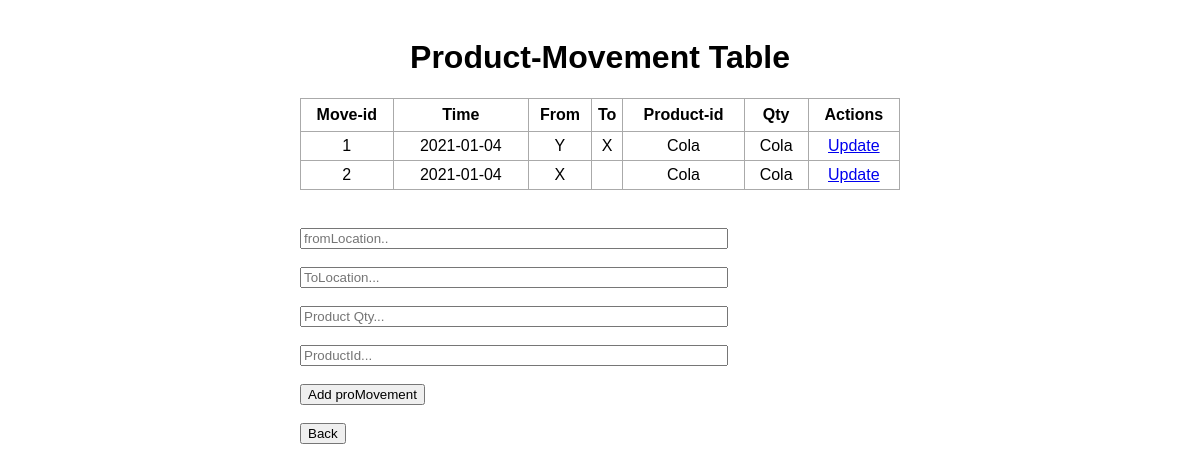
The app's page /proMovement, older data.
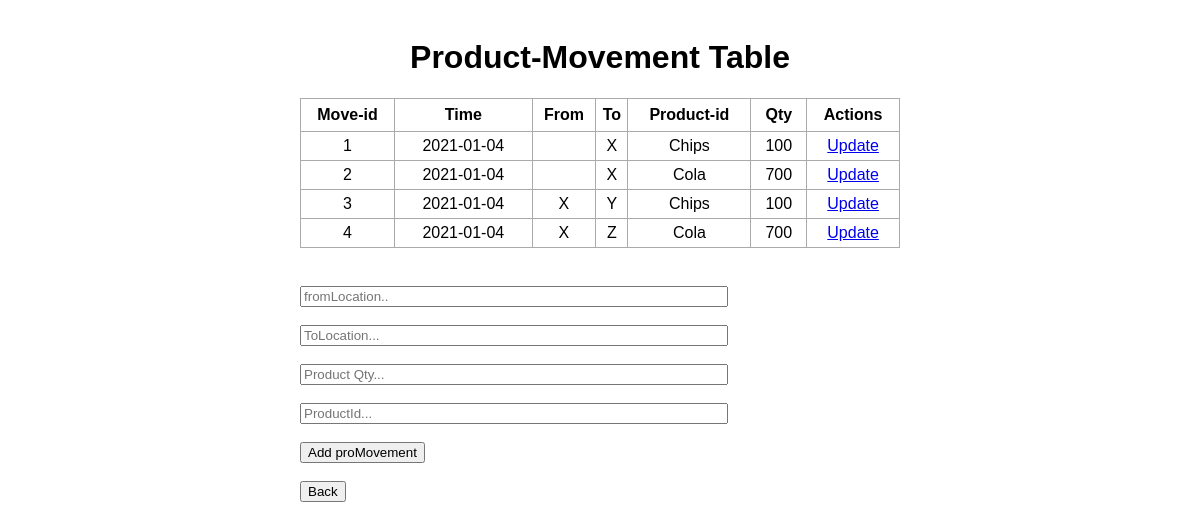
The same page, newer data.
### app.py (models this page shows, shortened)
class ProductMovement(db.Model):
    id = db.Column(db.Integer, primary_key=True)
    timestamp=db.Column(db.DateTime , default=datetime.utcnow)
    from_location=db.Column( db.String(200), db.ForeignKey(Location.loc_id),nullable=True)
    to_location=db.Column( db.String(200), db.ForeignKey(Location.loc_id),nullable=True)
    locationf = db.relationship("Location" , foreign_keys=[from_location])
    locationt = db.relationship("Location" , foreign_keys=[to_location])
    qty=db.Column(db.Integer , nullable=False)
    product_id=db.Column(db.String(200), db.ForeignKey('product.prod_id'),nullable=False)
    product = db.relationship('Product', backref=db.backref('ProductMovement', lazy=True))

### app.py (the view)
@app.route('/proMovement' , methods=['POST' , 'GET'])
def proMovement():
    if request.method == 'POST':
        new_proMovement = ProductMovement(from_location= request.form['from'] , to_location=request.form['to'] ,qty=request.form['pro_qty'] ,product_id=request.form['pro_id']  )
        try:
          db.session.add(new_proMovement)
          db.session.commit()
          return redirect('/proMovement')
        except:
              return 'there was a problem in your added'
    else:
        productsmove = ProductMovement.query.all()
        return render_template('productMovement.html' , productsmove = productsmove)

### templates/productMovement.html (shortened to what this page needs)
{% extends 'base.html' %}
{% block body %}
<div class='div_content' style="width:600px; margin: 0 auto;">
    <br>
    <h1 style="text-align: center">Product-Movement Table </h1>
    {% if productsmove|length < 1 %}
    <h4 style="text-align: center">There are no Products-Movement ! Add One. </h4>
    {% else %}
    <table style="border: 1px solid #aaa; border-collapse: collapse; width: 100%;">
        <tr>
            <th  style="border: 1px solid #aaa; height: 30px;">Move-id</th>
            <th  style="border: 1px solid #aaa; height: 30px;">Time</th>
            <th  style="border: 1px solid #aaa; height: 30px;">From</th>
            <th  style="border: 1px solid #aaa; height: 30px;">To</th>
            <th  style="border: 1px solid #aaa; height: 30px;">Product-id</th>
            <th  style="border: 1px solid #aaa; height: 30px;">Qty</th>
            <th  style="border: 1px solid #aaa; height: 30px;">Actions</th>
        </tr>
        {% for productm in productsmove %}
        <tr>
            <td  style="border: 1px solid #aaa;  text-align: center; padding: 5px;">{{productm.id}}</td>
            <td  style="border: 1px solid #aaa;  text-align: center; padding: 5px;">{{productm.timestamp.date()}}</td>
            <td  style="border: 1px solid #aaa;  text-align: center; padding: 5px;">{{productm.from_location}}</td>
            <td  style="border: 1px solid #aaa;  text-align: center; padding: 5px;">{{productm.to_location}}</td>
            <td  style="border: 1px solid #aaa;  text-align: center; padding: 5px;">{{productm.product_id}}</td>
            <td  style="border: 1px solid #aaa;  text-align: center; padding: 5px;">{{productm.qty}}</td>
            <td  style="border: 1px solid #aaa;  text-align: center; padding: 5px;">
                <a href="/updateMovement/{{productm.id}}">Update</a>
            </td>
        </tr>
        {% endfor%}
    </table>
    {% endif %}
    <br>
    <div class="form" style=" margin-top: 20px;">
    <form action='/proMovement' method="POST">
        <input type="text" name="from" id="from" placeholder="fromLocation.." style="width: 70%;"><br><br>
        <input type="text" name="to" id="to" placeholder="ToLocation..." style="width: 70%;"><br><br>
        <input type="text" name="pro_qty" placeholder="Product Qty..." id="pro_qty" style="width: 70%;"><br><br>
        <input type="text" name="pro_id" placeholder="ProductId..." id="pro_id" style="width: 70%;">
        <br><br>
        <input type="submit" value="Add proMovement">
    </form>
    <br>
    <form action="/" >
        <input type="submit" value="Back">
    </form>
</div>
</div>
{% endblock%}

### templates/base.html (shortened to what this page needs)
<!DOCTYPE html>
<html lang="en">
<head>
    <link rel="stylesheet" href="{{ url_for('static', filename='css/main.css') }}">
</head>
<body>
    {% block body %}{% endblock%}
</body>
</html>

### static/css/main.css (style rules this page uses)
body, html { margin: 0; font-family: sans-serif; }
.div_content { margin: 0 auto; width: 400px; }
table, td, th { border: 1px solid #aaa; }
table { border-collapse: collapse; width: 100%; }
th { height: 30px; }
td { text-align: center; padding: 5px; }
.form { margin-top: 20px; }

Row changes from the older to the newer data that the page shows:
changed ProductMovement id 1: product_id "Cola" → "Chips"; qty "Cola" → "100"; from_location "Y" → (not shown)
changed ProductMovement id 2: to_location (not shown) → "X"; qty "Cola" → "700"; from_location "X" → (not shown)
added ProductMovement: id "3", timestamp "2021-01-04", from_location "X", to_location "Y", product_id "Chips", qty "100"
added ProductMovement: id "4", timestamp "2021-01-04", from_location "X", to_location "Z", product_id "Cola", qty "700"
